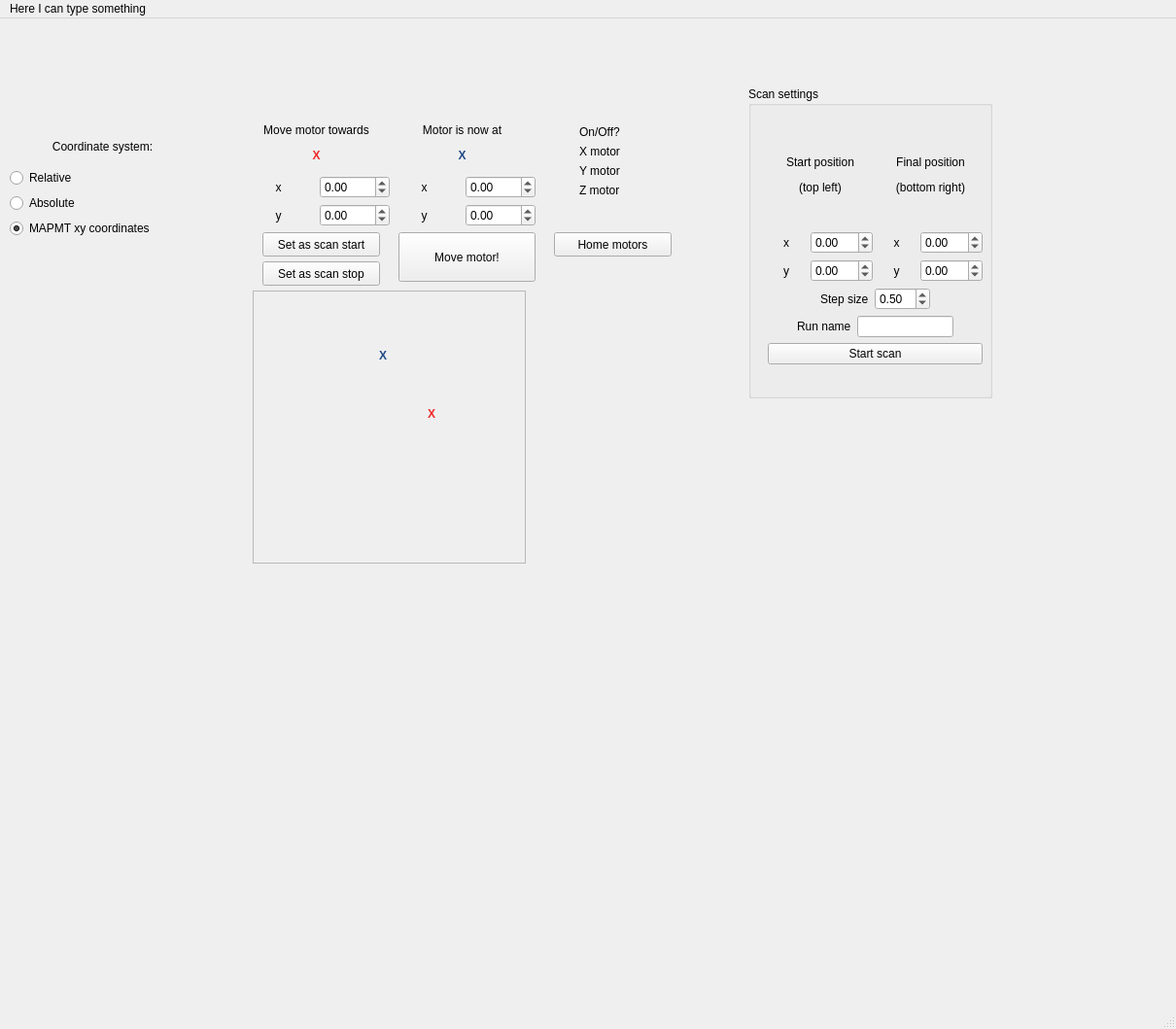
<?xml version="1.0" encoding="UTF-8"?>
<ui version="4.0">
 <class>MainWindow</class>
 <widget class="QMainWindow" name="MainWindow">
  <property name="enabled">
   <bool>true</bool>
  </property>
  <property name="geometry">
   <rect>
    <x>0</x>
    <y>0</y>
    <width>1210</width>
    <height>1059</height>
   </rect>
  </property>
  <property name="windowTitle">
   <string>Nanoscanner motor control</string>
  </property>
  <widget class="QWidget" name="centralwidget">
   <widget class="QWidget" name="verticalLayoutWidget_2">
    <property name="geometry">
     <rect>
      <x>10</x>
      <y>115</y>
      <width>191</width>
      <height>111</height>
     </rect>
    </property>
    <layout class="QVBoxLayout" name="verticalLayout_2">
     <item>
      <widget class="QLabel" name="label_6">
       <property name="text">
        <string>Coordinate system:</string>
       </property>
       <property name="alignment">
        <set>Qt::AlignCenter</set>
       </property>
      </widget>
     </item>
     <item>
      <widget class="QRadioButton" name="relative_radio">
       <property name="enabled">
        <bool>true</bool>
       </property>
       <property name="text">
        <string>Relative</string>
       </property>
       <property name="checked">
        <bool>false</bool>
       </property>
      </widget>
     </item>
     <item>
      <widget class="QRadioButton" name="absolute_radio">
       <property name="text">
        <string>Absolute</string>
       </property>
      </widget>
     </item>
     <item>
      <widget class="QRadioButton" name="mapmt_radio">
       <property name="text">
        <string>MAPMT xy coordinates</string>
       </property>
       <property name="checked">
        <bool>true</bool>
       </property>
      </widget>
     </item>
    </layout>
   </widget>
   <widget class="QWidget" name="gridLayoutWidget">
    <property name="geometry">
     <rect>
      <x>250</x>
      <y>100</y>
      <width>151</width>
      <height>114</height>
     </rect>
    </property>
    <layout class="QGridLayout" name="gridLayout">
     <item row="2" column="1">
      <widget class="QDoubleSpinBox" name="setYBox">
       <property name="minimum">
        <double>-10.000000000000000</double>
       </property>
       <property name="maximum">
        <double>999.990000000000009</double>
       </property>
       <property name="singleStep">
        <double>0.250000000000000</double>
       </property>
      </widget>
     </item>
     <item row="1" column="1">
      <widget class="QDoubleSpinBox" name="setXBox">
       <property name="sizePolicy">
        <sizepolicy hsizetype="Minimum" vsizetype="Fixed">
         <horstretch>0</horstretch>
         <verstretch>0</verstretch>
        </sizepolicy>
       </property>
       <property name="minimum">
        <double>-10.000000000000000</double>
       </property>
       <property name="maximum">
        <double>999.990000000000009</double>
       </property>
       <property name="singleStep">
        <double>0.250000000000000</double>
       </property>
      </widget>
     </item>
     <item row="2" column="0">
      <widget class="QLabel" name="label_4">
       <property name="text">
        <string>y</string>
       </property>
       <property name="alignment">
        <set>Qt::AlignCenter</set>
       </property>
      </widget>
     </item>
     <item row="1" column="0">
      <widget class="QLabel" name="label">
       <property name="layoutDirection">
        <enum>Qt::LeftToRight</enum>
       </property>
       <property name="text">
        <string>x</string>
       </property>
       <property name="alignment">
        <set>Qt::AlignCenter</set>
       </property>
      </widget>
     </item>
     <item row="0" column="0" colspan="2">
      <widget class="QLabel" name="label_5">
       <property name="text">
        <string>&lt;html&gt;&lt;head/&gt;&lt;body&gt;&lt;p&gt;Move motor towards&lt;/p&gt;&lt;p&gt;&lt;span style=&quot; font-weight:600; color:#ef2929;&quot;&gt;X&lt;/span&gt;&lt;/p&gt;&lt;/body&gt;&lt;/html&gt;</string>
       </property>
       <property name="alignment">
        <set>Qt::AlignCenter</set>
       </property>
      </widget>
     </item>
    </layout>
   </widget>
   <widget class="QPushButton" name="pushButton">
    <property name="geometry">
     <rect>
      <x>410</x>
      <y>220</y>
      <width>141</width>
      <height>51</height>
     </rect>
    </property>
    <property name="text">
     <string>Move motor!</string>
    </property>
   </widget>
   <widget class="QPushButton" name="homeMotors">
    <property name="geometry">
     <rect>
      <x>570</x>
      <y>220</y>
      <width>121</width>
      <height>25</height>
     </rect>
    </property>
    <property name="text">
     <string>Home motors</string>
    </property>
   </widget>
   <widget class="QWidget" name="formLayoutWidget">
    <property name="geometry">
     <rect>
      <x>590</x>
      <y>110</y>
      <width>91</width>
      <height>103</height>
     </rect>
    </property>
    <layout class="QFormLayout" name="formLayout">
     <item row="1" column="0">
      <widget class="QLabel" name="xMotorIndicator">
       <property name="text">
        <string>&lt;html&gt;&lt;head/&gt;&lt;body&gt;&lt;p&gt;&lt;img src=&quot;:/bilder/on.png&quot;/&gt;&lt;/p&gt;&lt;/body&gt;&lt;/html&gt;</string>
       </property>
       <property name="alignment">
        <set>Qt::AlignCenter</set>
       </property>
      </widget>
     </item>
     <item row="1" column="1">
      <widget class="QLabel" name="xMotorText">
       <property name="text">
        <string>X motor</string>
       </property>
      </widget>
     </item>
     <item row="2" column="0">
      <widget class="QLabel" name="yMotorIndicator">
       <property name="text">
        <string>&lt;html&gt;&lt;head/&gt;&lt;body&gt;&lt;p&gt;&lt;img src=&quot;:/bilder/on.png&quot;/&gt;&lt;/p&gt;&lt;/body&gt;&lt;/html&gt;</string>
       </property>
       <property name="alignment">
        <set>Qt::AlignCenter</set>
       </property>
      </widget>
     </item>
     <item row="2" column="1">
      <widget class="QLabel" name="label_11">
       <property name="text">
        <string>Y motor</string>
       </property>
      </widget>
     </item>
     <item row="3" column="0">
      <widget class="QLabel" name="zMotorIndicator">
       <property name="text">
        <string>&lt;html&gt;&lt;head/&gt;&lt;body&gt;&lt;p&gt;&lt;img src=&quot;:/bilder/on.png&quot;/&gt;&lt;/p&gt;&lt;/body&gt;&lt;/html&gt;</string>
       </property>
       <property name="alignment">
        <set>Qt::AlignCenter</set>
       </property>
      </widget>
     </item>
     <item row="3" column="1">
      <widget class="QLabel" name="label_12">
       <property name="text">
        <string>Z motor</string>
       </property>
      </widget>
     </item>
     <item row="0" column="1">
      <widget class="QLabel" name="label_13">
       <property name="text">
        <string>On/Off?</string>
       </property>
      </widget>
     </item>
    </layout>
   </widget>
   <widget class="MplWidget" name="MplWidget" native="true">
    <property name="geometry">
     <rect>
      <x>520</x>
      <y>630</y>
      <width>401</width>
      <height>321</height>
     </rect>
    </property>
    <property name="minimumSize">
     <size>
      <width>300</width>
      <height>250</height>
     </size>
    </property>
    <property name="autoFillBackground">
     <bool>true</bool>
    </property>
   </widget>
   <widget class="QFrame" name="minimapFrame">
    <property name="geometry">
     <rect>
      <x>260</x>
      <y>280</y>
      <width>281</width>
      <height>281</height>
     </rect>
    </property>
    <property name="frameShape">
     <enum>QFrame::StyledPanel</enum>
    </property>
    <property name="frameShadow">
     <enum>QFrame::Raised</enum>
    </property>
    <widget class="QLabel" name="mapmtMap">
     <property name="geometry">
      <rect>
       <x>0</x>
       <y>0</y>
       <width>281</width>
       <height>281</height>
      </rect>
     </property>
     <property name="text">
      <string>&lt;html&gt;&lt;head/&gt;&lt;body&gt;&lt;p&gt;&lt;img src=&quot;:/bilder/mapmt_map_small.png&quot;/&gt;&lt;/p&gt;&lt;/body&gt;&lt;/html&gt;</string>
     </property>
     <property name="alignment">
      <set>Qt::AlignLeading|Qt::AlignLeft|Qt::AlignTop</set>
     </property>
    </widget>
    <widget class="QLabel" name="motor_marker_to_go">
     <property name="geometry">
      <rect>
       <x>180</x>
       <y>120</y>
       <width>20</width>
       <height>20</height>
      </rect>
     </property>
     <property name="text">
      <string>&lt;html&gt;&lt;head/&gt;&lt;body&gt;&lt;p&gt;&lt;span style=&quot; font-size:9pt; font-weight:600; color:#ef2929;&quot;&gt;X&lt;/span&gt;&lt;/p&gt;&lt;/body&gt;&lt;/html&gt;</string>
     </property>
     <property name="scaledContents">
      <bool>false</bool>
     </property>
     <property name="alignment">
      <set>Qt::AlignLeading|Qt::AlignLeft|Qt::AlignTop</set>
     </property>
     <property name="margin">
      <number>4</number>
     </property>
    </widget>
    <widget class="QLabel" name="motor_marker_now">
     <property name="geometry">
      <rect>
       <x>130</x>
       <y>60</y>
       <width>20</width>
       <height>20</height>
      </rect>
     </property>
     <property name="text">
      <string>&lt;html&gt;&lt;head/&gt;&lt;body&gt;&lt;p&gt;&lt;span style=&quot; font-size:9pt; font-weight:600; color:#204a87;&quot;&gt;X&lt;/span&gt;&lt;/p&gt;&lt;/body&gt;&lt;/html&gt;</string>
     </property>
     <property name="scaledContents">
      <bool>false</bool>
     </property>
     <property name="alignment">
      <set>Qt::AlignLeading|Qt::AlignLeft|Qt::AlignTop</set>
     </property>
     <property name="margin">
      <number>4</number>
     </property>
    </widget>
   </widget>
   <widget class="QWidget" name="gridLayoutWidget_2">
    <property name="geometry">
     <rect>
      <x>400</x>
      <y>100</y>
      <width>151</width>
      <height>114</height>
     </rect>
    </property>
    <layout class="QGridLayout" name="gridLayout_2">
     <item row="2" column="1">
      <widget class="QDoubleSpinBox" name="setYBox_2">
       <property name="minimum">
        <double>-10.000000000000000</double>
       </property>
       <property name="maximum">
        <double>999.990000000000009</double>
       </property>
       <property name="singleStep">
        <double>0.250000000000000</double>
       </property>
      </widget>
     </item>
     <item row="1" column="1">
      <widget class="QDoubleSpinBox" name="setXBox_2">
       <property name="sizePolicy">
        <sizepolicy hsizetype="Minimum" vsizetype="Fixed">
         <horstretch>0</horstretch>
         <verstretch>0</verstretch>
        </sizepolicy>
       </property>
       <property name="minimum">
        <double>-10.000000000000000</double>
       </property>
       <property name="maximum">
        <double>999.990000000000009</double>
       </property>
       <property name="singleStep">
        <double>0.250000000000000</double>
       </property>
      </widget>
     </item>
     <item row="2" column="0">
      <widget class="QLabel" name="label_7">
       <property name="text">
        <string>y</string>
       </property>
       <property name="alignment">
        <set>Qt::AlignCenter</set>
       </property>
      </widget>
     </item>
     <item row="1" column="0">
      <widget class="QLabel" name="label_2">
       <property name="layoutDirection">
        <enum>Qt::LeftToRight</enum>
       </property>
       <property name="text">
        <string>x</string>
       </property>
       <property name="alignment">
        <set>Qt::AlignCenter</set>
       </property>
      </widget>
     </item>
     <item row="0" column="0" colspan="2">
      <widget class="QLabel" name="label_8">
       <property name="text">
        <string>&lt;html&gt;&lt;head/&gt;&lt;body&gt;&lt;p&gt;Motor is now at&lt;/p&gt;&lt;p&gt;&lt;span style=&quot; font-weight:600; color:#204a87;&quot;&gt;X&lt;/span&gt;&lt;/p&gt;&lt;/body&gt;&lt;/html&gt;</string>
       </property>
       <property name="alignment">
        <set>Qt::AlignCenter</set>
       </property>
      </widget>
     </item>
    </layout>
   </widget>
   <widget class="QGroupBox" name="groupBox">
    <property name="geometry">
     <rect>
      <x>770</x>
      <y>70</y>
      <width>251</width>
      <height>321</height>
     </rect>
    </property>
    <property name="title">
     <string>Scan settings</string>
    </property>
    <widget class="QWidget" name="verticalLayoutWidget">
     <property name="geometry">
      <rect>
       <x>20</x>
       <y>40</y>
       <width>221</width>
       <height>246</height>
      </rect>
     </property>
     <layout class="QVBoxLayout" name="scan_window">
      <item>
       <layout class="QHBoxLayout" name="horizontalLayout">
        <item>
         <layout class="QGridLayout" name="gridLayout_3">
          <item row="0" column="0" colspan="2">
           <widget class="QLabel" name="label_14">
            <property name="text">
             <string>&lt;html&gt;&lt;head/&gt;&lt;body&gt;&lt;p&gt;Start position&lt;/p&gt;&lt;p&gt;(top left)&lt;/p&gt;&lt;/body&gt;&lt;/html&gt;</string>
            </property>
            <property name="alignment">
             <set>Qt::AlignCenter</set>
            </property>
           </widget>
          </item>
          <item row="1" column="0">
           <widget class="QLabel" name="label_10">
            <property name="layoutDirection">
             <enum>Qt::LeftToRight</enum>
            </property>
            <property name="text">
             <string>x</string>
            </property>
            <property name="alignment">
             <set>Qt::AlignCenter</set>
            </property>
           </widget>
          </item>
          <item row="1" column="1">
           <widget class="QDoubleSpinBox" name="scanstart_x">
            <property name="sizePolicy">
             <sizepolicy hsizetype="Minimum" vsizetype="Fixed">
              <horstretch>0</horstretch>
              <verstretch>0</verstretch>
             </sizepolicy>
            </property>
            <property name="minimum">
             <double>-10.000000000000000</double>
            </property>
            <property name="maximum">
             <double>999.990000000000009</double>
            </property>
            <property name="singleStep">
             <double>0.250000000000000</double>
            </property>
           </widget>
          </item>
          <item row="2" column="1">
           <widget class="QDoubleSpinBox" name="scanstart_y">
            <property name="minimum">
             <double>-10.000000000000000</double>
            </property>
            <property name="maximum">
             <double>999.990000000000009</double>
            </property>
            <property name="singleStep">
             <double>0.250000000000000</double>
            </property>
           </widget>
          </item>
          <item row="2" column="0">
           <widget class="QLabel" name="label_9">
            <property name="text">
             <string>y</string>
            </property>
            <property name="alignment">
             <set>Qt::AlignCenter</set>
            </property>
           </widget>
          </item>
         </layout>
        </item>
        <item>
         <layout class="QGridLayout" name="gridLayout_4">
          <item row="2" column="1">
           <widget class="QDoubleSpinBox" name="scanstop_y">
            <property name="minimum">
             <double>-10.000000000000000</double>
            </property>
            <property name="maximum">
             <double>999.990000000000009</double>
            </property>
            <property name="singleStep">
             <double>0.250000000000000</double>
            </property>
           </widget>
          </item>
          <item row="1" column="1">
           <widget class="QDoubleSpinBox" name="scanstop_x">
            <property name="sizePolicy">
             <sizepolicy hsizetype="Minimum" vsizetype="Fixed">
              <horstretch>0</horstretch>
              <verstretch>0</verstretch>
             </sizepolicy>
            </property>
            <property name="minimum">
             <double>-10.000000000000000</double>
            </property>
            <property name="maximum">
             <double>999.990000000000009</double>
            </property>
            <property name="singleStep">
             <double>0.250000000000000</double>
            </property>
           </widget>
          </item>
          <item row="2" column="0">
           <widget class="QLabel" name="label_15">
            <property name="text">
             <string>y</string>
            </property>
            <property name="alignment">
             <set>Qt::AlignCenter</set>
            </property>
           </widget>
          </item>
          <item row="1" column="0">
           <widget class="QLabel" name="label_16">
            <property name="layoutDirection">
             <enum>Qt::LeftToRight</enum>
            </property>
            <property name="text">
             <string>x</string>
            </property>
            <property name="alignment">
             <set>Qt::AlignCenter</set>
            </property>
           </widget>
          </item>
          <item row="0" column="0" colspan="2">
           <widget class="QLabel" name="label_17">
            <property name="text">
             <string>&lt;html&gt;&lt;head/&gt;&lt;body&gt;&lt;p&gt;Final position&lt;/p&gt;&lt;p&gt;(bottom right)&lt;/p&gt;&lt;/body&gt;&lt;/html&gt;</string>
            </property>
            <property name="alignment">
             <set>Qt::AlignCenter</set>
            </property>
           </widget>
          </item>
         </layout>
        </item>
       </layout>
      </item>
      <item>
       <layout class="QHBoxLayout" name="horizontalLayout_3">
        <item>
         <spacer name="horizontalSpacer_2">
          <property name="orientation">
           <enum>Qt::Horizontal</enum>
          </property>
          <property name="sizeHint" stdset="0">
           <size>
            <width>40</width>
            <height>20</height>
           </size>
          </property>
         </spacer>
        </item>
        <item>
         <widget class="QLabel" name="label_3">
          <property name="text">
           <string>Step size</string>
          </property>
         </widget>
        </item>
        <item>
         <widget class="QDoubleSpinBox" name="doubleSpinBox">
          <property name="minimum">
           <double>0.010000000000000</double>
          </property>
          <property name="maximum">
           <double>10.000000000000000</double>
          </property>
          <property name="singleStep">
           <double>25.000000000000000</double>
          </property>
          <property name="value">
           <double>0.500000000000000</double>
          </property>
         </widget>
        </item>
        <item>
         <spacer name="horizontalSpacer">
          <property name="orientation">
           <enum>Qt::Horizontal</enum>
          </property>
          <property name="sizeHint" stdset="0">
           <size>
            <width>40</width>
            <height>20</height>
           </size>
          </property>
         </spacer>
        </item>
       </layout>
      </item>
      <item>
       <layout class="QHBoxLayout" name="horizontalLayout_4">
        <item>
         <spacer name="horizontalSpacer_4">
          <property name="orientation">
           <enum>Qt::Horizontal</enum>
          </property>
          <property name="sizeHint" stdset="0">
           <size>
            <width>40</width>
            <height>20</height>
           </size>
          </property>
         </spacer>
        </item>
        <item>
         <widget class="QLabel" name="label_18">
          <property name="text">
           <string>Run name</string>
          </property>
         </widget>
        </item>
        <item>
         <widget class="QLineEdit" name="lineEdit"/>
        </item>
        <item>
         <spacer name="horizontalSpacer_3">
          <property name="orientation">
           <enum>Qt::Horizontal</enum>
          </property>
          <property name="sizeHint" stdset="0">
           <size>
            <width>40</width>
            <height>20</height>
           </size>
          </property>
         </spacer>
        </item>
       </layout>
      </item>
      <item>
       <widget class="QPushButton" name="homeMotors_2">
        <property name="text">
         <string>Start scan</string>
        </property>
       </widget>
      </item>
     </layout>
    </widget>
   </widget>
   <widget class="QPushButton" name="scanstart_copy">
    <property name="geometry">
     <rect>
      <x>270</x>
      <y>220</y>
      <width>121</width>
      <height>25</height>
     </rect>
    </property>
    <property name="text">
     <string>Set as scan start</string>
    </property>
   </widget>
   <widget class="QPushButton" name="scanstop_copy">
    <property name="geometry">
     <rect>
      <x>270</x>
      <y>250</y>
      <width>121</width>
      <height>25</height>
     </rect>
    </property>
    <property name="text">
     <string>Set as scan stop</string>
    </property>
   </widget>
  </widget>
  <widget class="QMenuBar" name="menubar">
   <property name="geometry">
    <rect>
     <x>0</x>
     <y>0</y>
     <width>1210</width>
     <height>22</height>
    </rect>
   </property>
   <widget class="QMenu" name="menuHere_I_can_type_something">
    <property name="title">
     <string>Here I can type something</string>
    </property>
   </widget>
   <addaction name="menuHere_I_can_type_something"/>
  </widget>
  <widget class="QStatusBar" name="statusbar"/>
 </widget>
 <customwidgets>
  <customwidget>
   <class>MplWidget</class>
   <extends>QWidget</extends>
   <header>mplwidget.h</header>
   <container>1</container>
  </customwidget>
 </customwidgets>
 <resources>
  <include location="QT_resource_file.qrc"/>
 </resources>
 <connections/>
</ui>
